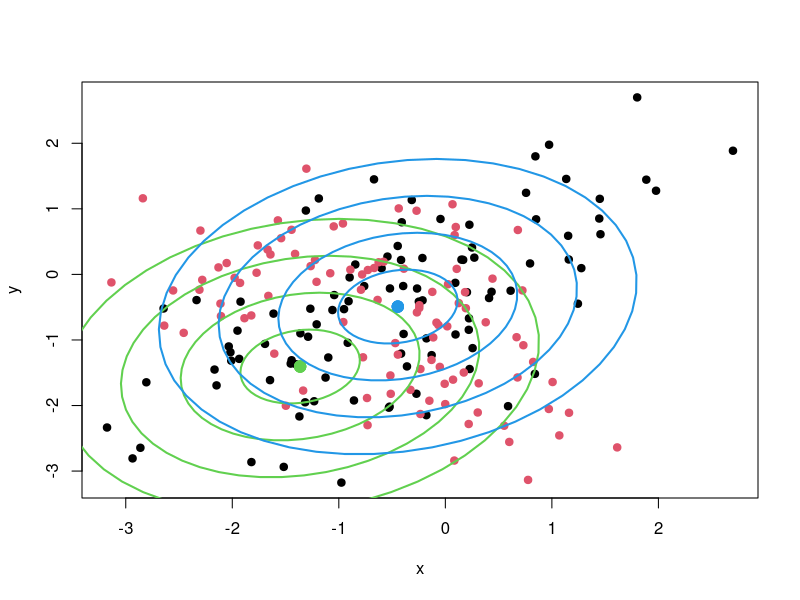
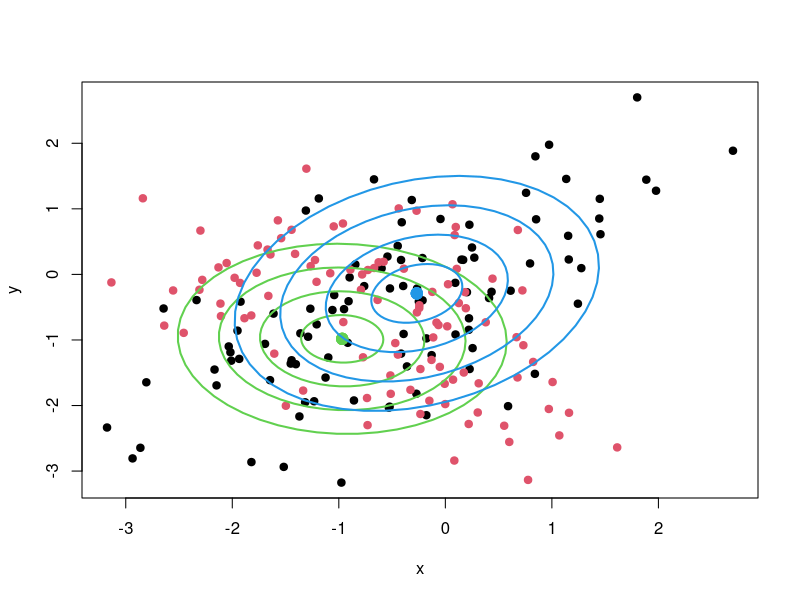
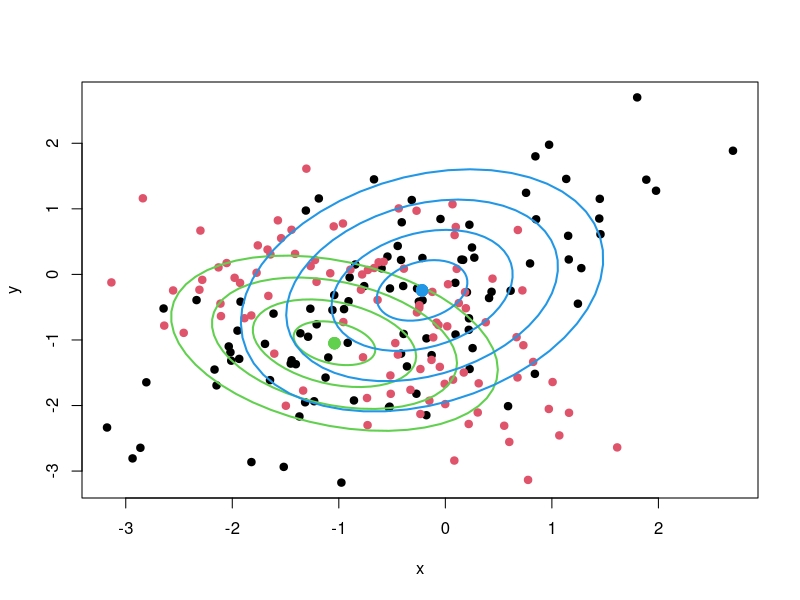
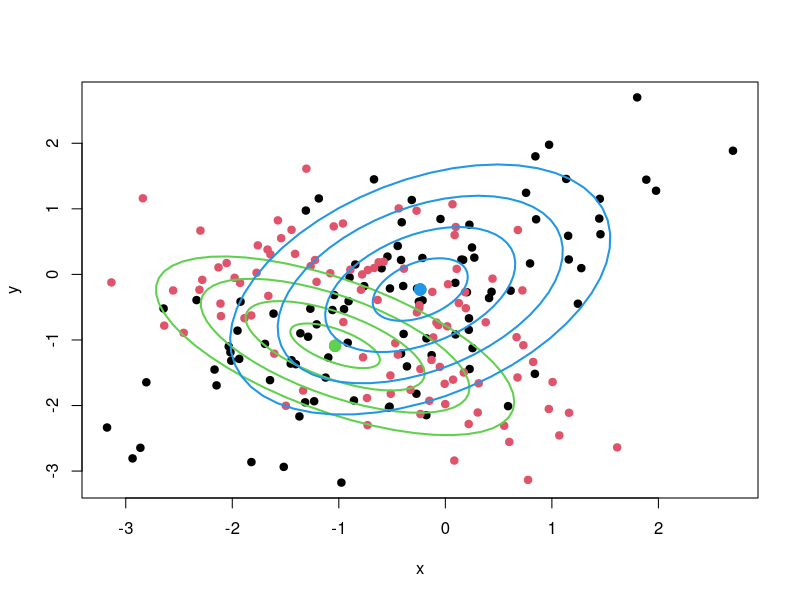
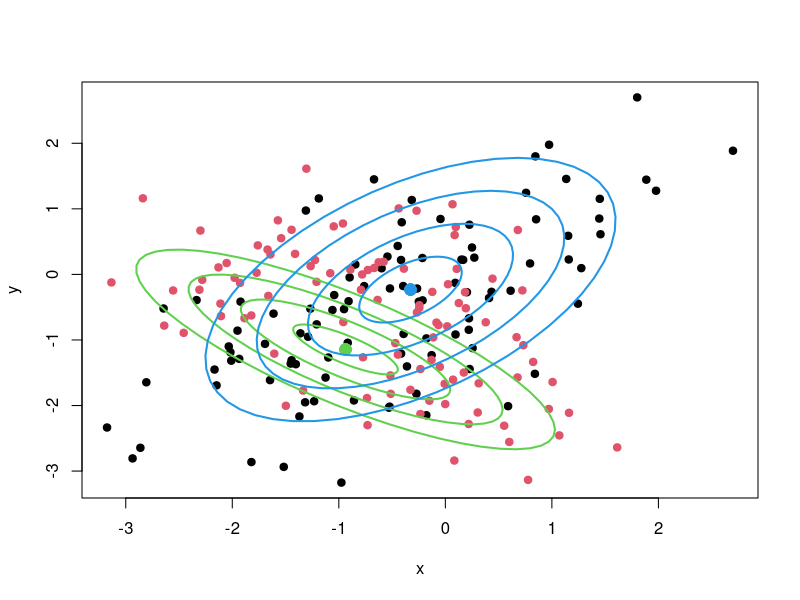
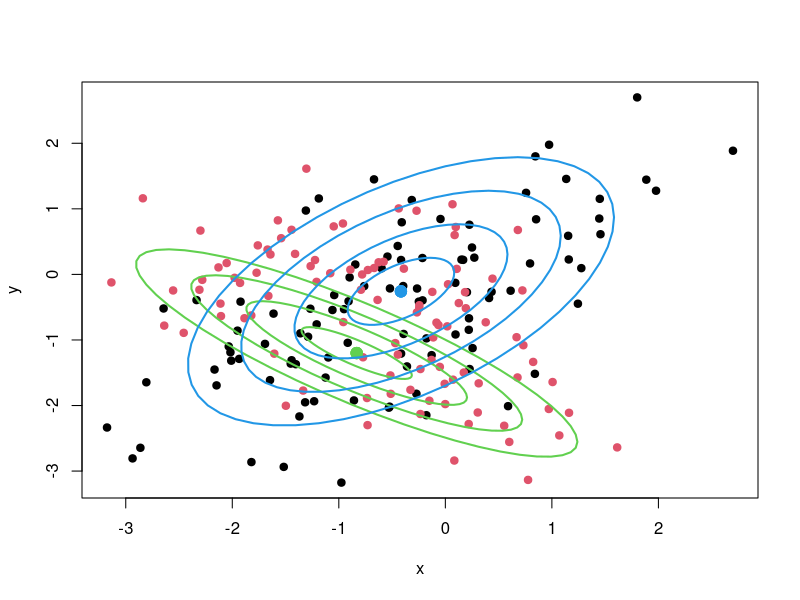
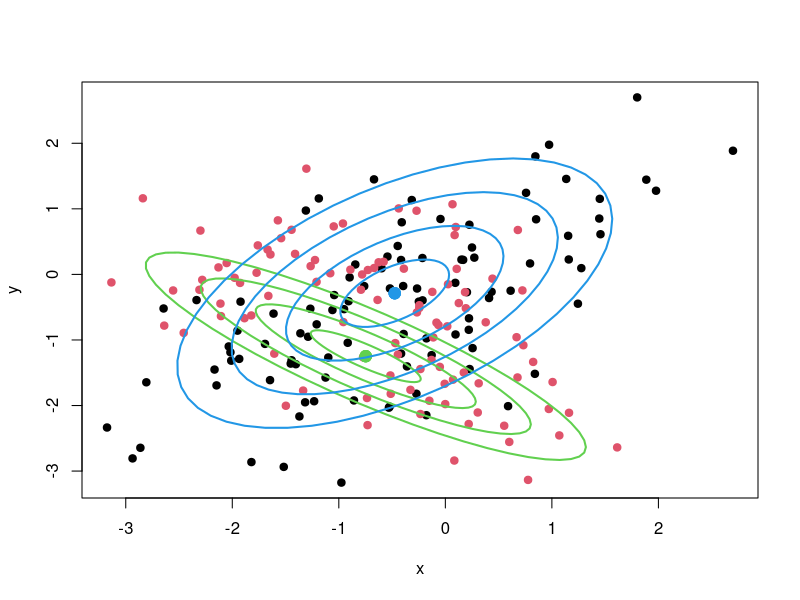
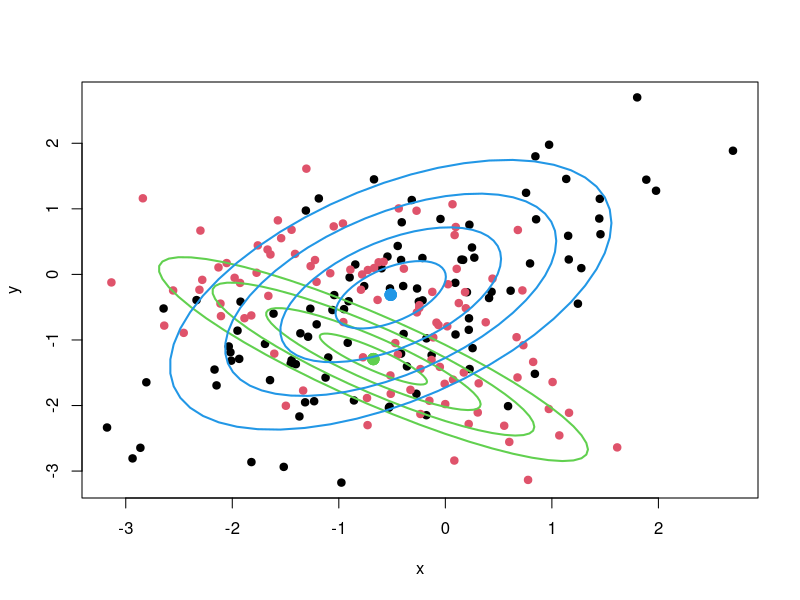

Recreate these plots in R, in order.
require(MASS)
require(car)
nn = 100

x1 = mvrnorm(nn, c(0,3), diag(2))
x2 = mvrnorm(nn, c(-2,-1), cbind(c(2,1),c(1,2)))
x = rbind(x1,x2)


x1 = arima.sim(list(ar = 0.6),n = nn+1, mean = 0.2)
x2 = arima.sim(list(ar = -0.6),n = nn+1, mean = -1)
y1 = x1[-1]; y2 = x2[-1]
x1 = x1[-(nn+1)]; x2 = x2[-(nn+1)]

x = c(x1,x2)
y = c(y1,y2)
x = cbind(x,y)

cols = c(rep(1,nn), rep(2,nn))

plot(x, col = cols, pch  = 19)

means = matrix(ncol = 2, nrow = 2)
means[1,] =  quantile(x[,1],c(0.25,0.5))
means[2,] =  quantile(x[,2],c(0.25,0.5))


covs = list(cov(x), cov(x))

denw = c(0.5,0.5)
weights = rep(0.5,2*nn) 
weights = cbind(weights,weights)

### compute likehood
getLE = function(x,mean,cov)
{
  d = ncol(cov)
  cont = 1/sqrt((2*pi)^d*det(cov))
  
  tmx = sweep(x,2,mean,"-")
  
  mah = mahalanobis(x,mean,cov)
  eterm = -0.5*(mah)
  
  cont*exp(eterm)
}

colWMean = function(x,w) sapply(1:ncol(x), function(i) weighted.mean(x[,i],w))

calcCov = function(x,center,w)
{
  tmx = sweep(x,2,center,"-")*w
  
  t(tmx)%*%tmx/sum(w)
}


addEllipses = function(center, cov, radius = seq(0.5,2,0.5), col)
{
  for(i in 1:length(radius))
    ellipse(center,cov, radius = radius[i], col = col)
}


sapply(1:2, function(i) addEllipses(means[,i],covs[[i]],col = i+2))


for(i in 1:20)
{
  ll1 = getLE(x,means[,1], covs[[1]]) * denw[1]
  ll2 = getLE(x,means[,2], covs[[2]]) * denw[2]
  
  weights[,1] = ll1/(ll1+ll2) 
  weights[,2] = ll2/(ll1+ll2)
  
  denw = colSums(weights)/sum(weights)
  
  plot(x, col = cols, pch  = 19)
  
  means[,1] = colWMean(x,weights[,1])
  means[,2] = colWMean(x,weights[,2])
  
  covs[[1]] = calcCov(x,means[,1], weights[,1])
  covs[[2]] = calcCov(x,means[,2], weights[,2])
  
  sapply(1:2, function(i) addEllipses(means[,i],covs[[i]],col = i+2))
  
}



